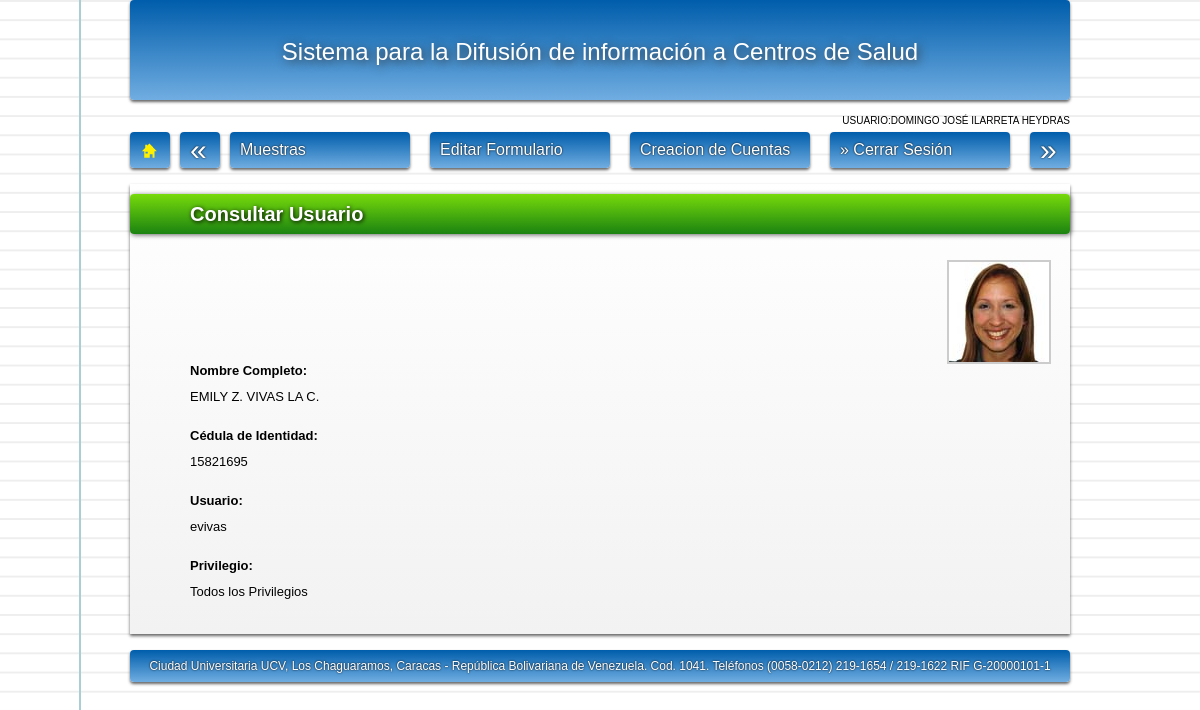
The page /c_usuario2.php?usuario=2 (signed in) on the database its author committed.
### tables this page shows
CREATE TABLE IF NOT EXISTS `usuario` (
  `id` int(200) NOT NULL AUTO_INCREMENT,
  `usuario` varchar(300) NOT NULL,
  `contrasenia` varchar(300) NOT NULL,
  `nombre_usuario` varchar(300) NOT NULL,
  `cedula` varchar(200) NOT NULL,
  `cod_unidad` varchar(300) NOT NULL,
  `unidad` varchar(300) NOT NULL,
  `privilegio` varchar(200) NOT NULL,
  PRIMARY KEY (`id`)
);

### funciones.php (the view)
<?php
function pie(){
	$pie = 'Ciudad Universitaria UCV, Los Chaguaramos, Caracas - República Bolivariana de Venezuela. Cod. 1041. Teléfonos (0058-0212) 219-1654 / 219-1622 RIF G-20000101-1';
	echo '<div class="grid_16 azul pie">'. $pie .'</div></div><div class="clear"></div>';
	}
function menu($atras,$siguiente){
	echo '<br />
	<div class="grid_16 fixed">
        <ul class="grid_1 azul menu alpha omega">
            <li><a href="administrador.php" title="Menú Principal"><img style="margin:-7px 0px 0px 12px; padding: 8px 0px 0px 0px;" src="imagenes/principal.png" /></a>
            </li>
        </ul>
        <ul class="grid_1 azul menu omega">
            <li><a style="font-size:30px;margin: -7px 0px -7px 10px;text-align:right; color:#FFFFFF;" href="'. $atras .'">&laquo;</a>
            </li>
        </ul>
    	<ul class=" grid_3 azul2 menu" onmouseover="'; echo "over('uno')";echo'" onmouseout="out';echo "('uno')";echo'">
            <li>Muestras
                <ul class="grid_3 alpha visibilidad2" id="uno">
                    <li><a href="formulario.php">&raquo; Agregar Muestra</a></li><br>
					<li><a href="e_formulario.php">&raquo; Eliminar</a></li>
					<li><a href="c_formulario.php">&raquo; Consultar</a></li>
                </ul>
            </li>
        </ul>
        <ul class=" grid_3 azul2 menu" onmouseover="over';echo"('dos')";echo'" onmouseout="out';echo"('dos')";echo'">
            <li>Editar Formulario
                <ul class="grid_3 visibilidad2 alpha" id="dos">
					<li><a href="asociar_formulario.php">&raquo; Asociar Datos</a></li>
                    <li><a href="editar_formulario.php">&raquo; Editar</a></li>
                </ul>
            </li>
        </ul>
        <ul class=" grid_3 azul2 menu" onmouseover="over';echo"('tres')";echo'" onmouseout="out';echo"('tres')";echo'">
            <li>Creacion de Cuentas
                <ul class="grid_3 visibilidad2 alpha" id="tres">
                    <li><a href="a_usuario.php">&raquo; Agregar</a></li>
                   	<li><a href="#">&raquo; Modificar</a></li>
                    <li><a href="e_usuario.php">&raquo; Eliminar</a></li>
                    <li><a href="c_usuario.php">&raquo; Consultar</a></li>
                    </li>
                </ul>
            </li>
        </ul>
        <ul class="grid_3 azul2 menu" onmouseover="over';echo"('cuatro')";echo'" onmouseout="out';echo"('cuatro')";echo'">
            <li><a href="destruir.php?accion=destroy">&raquo; Cerrar Sesión</a>
            </li>
        </ul>
        <ul class="grid_1 azul menu omega">
            <li><a style="font-size:30px; margin: -7px 0px -7px 10px; color:#FFFFFF;text-align:right;" href="'. $siguiente .'">&raquo;</a>
            </li>
        </ul>
    </div>
<div class="clear"></div>
<br />';
	}
function encabezado(){
	echo '<div class="grid_16 azul encabezado">Sistema para la Difusión de información a Centros de Salud</div>
<div class="clear"></div>';
	}
function consulta($var,$var2){
	echo '<div class="grid_16 alpha">
    <h2 class="grid_15 prefix_1 alpha">'. $var .':</h2><br><br>
    <p class="grid_15 prefix_1 alpha">'. $var2 .'</p>
    </div><div class="clear"></div><br />';
	echo '<br>';
	}
?>

### c_usuario2.php (shortened to what this page needs)
<?php
$nombre_usuario =$_SESSION['nombre_usuario'];
$privilegio = $_SESSION['privilegio'];
	if($privilegio=="0"){
?>
<!DOCTYPE html PUBLIC "-//W3C//DTD XHTML 1.0 Transitional//EN" "http://www.w3.org/TR/xhtml1/DTD/xhtml1-transitional.dtd">
<html xmlns="http://www.w3.org/1999/xhtml">
<head>
<link rel="stylesheet" href="css/estilos.css">
<link rel="stylesheet" href="css/default.css">
<link rel="stylesheet" href="css/960/960.css">
<link rel="stylesheet" href="css/960/text.css">
<link rel="stylesheet" href="css/960/reset.css">
<?php include ('funciones.php'); ?>
</head>
<body class="hoja">
<div class="container_16">
<?php encabezado() ?>
<?php echo '<br /><div class="grid_16" style="text-align:right; font-size:10px;">USUARIO:'; echo $nombre_usuario . "</div>";?>
<?php menu("c_formulario.php","formulario.php"); ?>
<?php
$usuario=$_GET['usuario'];
include('conexion/conexion.php');
					$sql="SELECT * FROM usuario WHERE id='$usuario'";
					$seleccion=mysql_query($sql,$conexion);
					while ($row = mysql_fetch_array($seleccion)){
					$campo3=$row["nombre_usuario"];
					$campo4=$row["cedula"];
					}
?>
	<div class="grid_16 blanco">
        <h1 class="grid_15 prefix_1 verde alpha" style="color:#FFF;font-size:20px;text-shadow: 1px 1px 4px #000000;">Consultar Usuario</h1>
            	<br />
                <br />
                <?php
				echo '<div style=" text-align:right; width:98%;"><img src="imagenes/foto/'. $campo4 .'.jpg" style="border: #CCCCCC solid 2px;"/></div>';
				consulta("Nombre Completo",$campo3);
				?>
   </div>
<br />
<?php pie(); ?>
</body>
</html>
<?php }else {echo '<html><head><meta http-equiv="REFRESH" content="0; url=index.php"></head></html>';}?>

### css/estilos.css (style rules this page uses)
body { font-family:'Arial'; }
.hoja { background-color: #fff; background-image: linear-gradient(90deg, transparent 79px, #abced4 79px, #abced4 81px, transparent 81px),linear-gradient(#eee .1em, transparent .1em); background-size: 100% 1.2em; }
fieldset legend, { color:#FFF; font-size:20px; text-shadow: 1px 1px 4px #000000; }
a { color:#FFF; }
.azul2 { -webkit-border-radius: 4px; -moz-border-radius: 4px; border-radius: 4px; -webkit-box-shadow: #666 0px 2px 3px; -moz-box-shadow: #666 0px 2px 3px; box-shadow: #666 0px 2px 3px; background: #005DAB; background: -webkit-gradient(linear, 0 0, 0 bottom, from(#005DAB), to(#70ADE1)); background: -webkit-linear-gradient(#005DAB, #70ADE1); background: -moz-linear-gradient(#005DAB, #70ADE1); background: -ms-linear-gradient(#005DAB, #70ADE1); background: -o-linear-gradient(#005DAB, #70ADE1); background: linear-gradient(#005DAB, #70ADE1); -pie-background: linear-gradient(#005DAB, #70ADE1); padding: 10px; }
.verde { -webkit-border-radius: 4px; -moz-border-radius: 4px; border-radius: 4px; -webkit-box-shadow: #666 1px 1px 5px; -moz-box-shadow: #666 1px 1px 5px; box-shadow: #666 1px 1px 5px; background: #77DA0B; background: -webkit-gradient(linear, 0 0, 0 bottom, from(#77DA0B), to(#1B8311)); background: -webkit-linear-gradient(#77DA0B, #1B8311); background: -moz-linear-gradient(#77DA0B, #1B8311); background: -ms-linear-gradient(#77DA0B, #1B8311); background: -o-linear-gradient(#77DA0B, #1B8311); background: linear-gradient(#77DA0B, #1B8311); padding-top: 10px; padding-bottom: 10px; }
.azul { -webkit-border-radius: 4px; -moz-border-radius: 4px; border-radius: 4px; -webkit-box-shadow: #666 0px 2px 3px; -moz-box-shadow: #666 0px 2px 3px; box-shadow: #666 0px 2px 3px; background: #005DAB; background: -webkit-gradient(linear, 0 0, 0 bottom, from(#005DAB), to(#70ADE1)); background: -webkit-linear-gradient(#005DAB, #70ADE1); background: -moz-linear-gradient(#005DAB, #70ADE1); background: -ms-linear-gradient(#005DAB, #70ADE1); background: -o-linear-gradient(#005DAB, #70ADE1); background: linear-gradient(#005DAB, #70ADE1); -pie-background: linear-gradient(#005DAB, #70ADE1); padding-top: 10px; padding-bottom: 10px; }
.blanco { padding-top: 10px; padding-bottom: 10px; color:#000000; text-shadow: 0px 0px 1px #FFFFFF; -webkit-box-shadow: #666 0px 2px 3px; -moz-box-shadow: #666 0px 2px 3px; box-shadow: #666 0px 2px 3px; background: #FFFFFF; background: -webkit-gradient(linear, 0 0, 0 bottom, from(#FFFFFF), to(#F2F2F2)); background: -webkit-linear-gradient(#FFFFFF, #F2F2F2); background: -moz-linear-gradient(#FFFFFF, #F2F2F2); background: -ms-linear-gradient(#FFFFFF, #F2F2F2); background: -o-linear-gradient(#FFFFFF, #F2F2F2); background: linear-gradient(#FFFFFF, #F2F2F2); font-size:13px; }
.pie { text-align:center; font-size:12px; color:#FFF; text-shadow: 0px 0px 2px #000000; }
.menu { text-align:left; }
.menu li a { text-align:left; color:#FFF; text-shadow: 0px 0px 2px #000; float:left; text-decoration:none; }
.menu li { text-align:left; color:#FFF; text-shadow: 0px 0px 2px #000; float:left; text-decoration:none; }
.fixed { position:static; margin: 0px 0xp 20px 0px; }
.encabezado { padding:40px 0px 0px 0px; text-align:center; font-size:24px; color:#FFF; text-shadow: 2px 2px 10px #333; height: 60px; }

### css/960/960.css (style rules this page uses)
.container_12, .container_16 { margin-left: auto; margin-right: auto; width: 960px; }
.grid_1, .grid_2, .grid_3, .grid_4, .grid_5, .grid_6, .grid_7, .grid_8, .grid_9, .grid_10, .grid_11, .grid_12, .grid_13, .grid_14, .grid_15, .grid_16 { display: inline; float: left; margin-left: 10px; margin-right: 10px; }
.container_12 .grid_12, .container_16 .grid_16 { width: 940px; }
.alpha { margin-left: 0; }
.omega { margin-right: 0; }
.container_16 .grid_1 { width: 40px; }
.container_16 .grid_3 { width: 160px; }
.container_16 .grid_15 { width: 880px; }
.container_16 .prefix_1 { padding-left: 60px; }

### css/960/text.css (style rules this page uses)
body { font: 13px/1.5 Helvetica, Arial, 'Liberation Sans', FreeSans, sans-serif; }
h1 { font-size: 25px; }
h2 { font-size: 23px; }
ul { list-style: square; }
li { margin-left: 30px; }
p, dl, hr, h1, h2, h3, h4, h5, h6, ol, ul, pre, table, address, fieldset { margin-bottom: 20px; }

### rows shown on the page
usuario: cedula (picture), nombre_usuario "EMILY Z. VIVAS LA C. 15821695 evivas Todos los Privilegios"

### other values the page prints
$nombre_usuario "DOMINGO JOSÉ ILARRETA HEYDRAS"
$var "Nombre Completo Cédula de Identidad Usuario Privilegio"
$pie "Ciudad Universitaria UCV, Los Chaguaramos, Caracas - República Bolivariana de Venezuela. Cod. 1041. Teléfonos (0058-0212) 219-1654 / 219-1622 RIF G-20000101-1"
